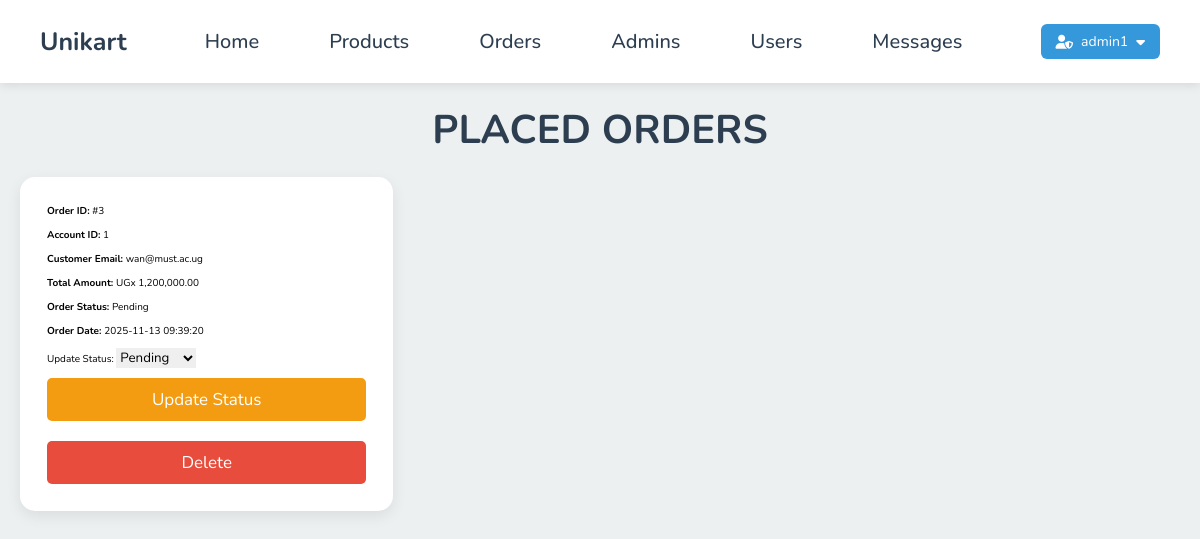
Screenshot of /legacy/admin/placed_orders.php (signed in) with the database file from the repository.
### tables this page shows
CREATE TABLE IF NOT EXISTS `orders` (
  `order_id` int NOT NULL AUTO_INCREMENT,
  `account_id` int DEFAULT NULL,
  `total_amount` decimal(10,2) DEFAULT NULL,
  `delivery_method` enum('delivery','pickup') NOT NULL,
  `delivery_date` date NOT NULL,
  `delivery_time` time DEFAULT NULL,
  `pickup_station` varchar(100) DEFAULT NULL,
  `delivery_address` varchar(255) DEFAULT NULL,
  `payment_method` enum('mobile_money','cash_on_delivery') NOT NULL,
  `mobile_money_provider` enum('mtn momo','airtel money') DEFAULT NULL,
  `mobile_money_number` varchar(15) DEFAULT NULL,
  `order_status` enum('pending','confirmed','processing','delivered','cancelled') DEFAULT 'pending',
  `created_at` timestamp NOT NULL DEFAULT CURRENT_TIMESTAMP,
  PRIMARY KEY (`order_id`),
  KEY `account_id` (`account_id`)
);

CREATE TABLE IF NOT EXISTS `user_account` (
  `account_id` int NOT NULL AUTO_INCREMENT,
  `university_email` varchar(100) DEFAULT NULL,
  `created_at` timestamp NOT NULL DEFAULT CURRENT_TIMESTAMP,
  `account_status` enum('active','inactive','suspended','locked') DEFAULT 'active',
  `email_verified` tinyint(1) DEFAULT '0',
  `last_login` timestamp NULL DEFAULT NULL,
  `login_attempts` int DEFAULT '0',
  PRIMARY KEY (`account_id`),
  UNIQUE KEY `university_email` (`university_email`)
);

### legacy/admin/placed_orders.php (the view, shortened to what this page needs)
<?php
include '../components/connect.php';
$select_orders = $conn->prepare("
    SELECT o.*, ua.university_email
    FROM `orders` o
    LEFT JOIN `user_account` ua ON o.account_id = ua.account_id
    ORDER BY o.order_id DESC
");
$select_orders->execute();
$orders = $select_orders->fetchAll(PDO::FETCH_ASSOC);
?>
<!DOCTYPE html>
<html lang="en">
<head>
<link rel="stylesheet" href="https://cdnjs.cloudflare.com/ajax/libs/font-awesome/6.1.1/css/all.min.css">
<link rel="stylesheet" href="../css/admin_style.css">
</head>
<body>
<?php include '../components/admin_header.php'; ?>
<section class="orders">
    <h1 class="heading">Placed Orders</h1>
    <div class="box-container">
        <?php if($orders): ?>
            <?php foreach($orders as $order): ?>
            <div class="box">
                <p><strong>Order ID:</strong> <span>#<?= htmlspecialchars($order['order_id']); ?></span></p>
                <p><strong>Account ID:</strong> <span><?= htmlspecialchars($order['account_id'] ?? 'N/A'); ?></span></p>
                <p><strong>Customer Email:</strong> <span><?= htmlspecialchars($order['university_email'] ?? 'N/A'); ?></span></p>
                <p><strong>Total Amount:</strong> <span>UGx <?= number_format($order['total_amount'], 2); ?></span></p>
                <p><strong>Order Status:</strong>
                    <span class="status-<?= htmlspecialchars($order['order_status']); ?>">
                        <?= htmlspecialchars(ucfirst($order['order_status'])); ?>
                    </span>
                </p>
                <p><strong>Order Date:</strong> <span><?= htmlspecialchars($order['created_at']); ?></span></p>
                <form action="" method="post" class="update-order-form">
                    <label for="order_status_<?= $order['order_id']; ?>">Update Status:</label>
                    <select name="order_status" id="order_status_<?= $order['order_id']; ?>" class="select">
                        <option value="pending" <?= $order['order_status'] == 'pending' ? 'selected' : ''; ?>>Pending</option>
                    </select>
                    <div class="flex-btn">
                        <input type="submit" name="update_status" value="Update Status" class="option-btn">
                        <a href="placed_orders.php?delete=<?= $order['order_id']; ?>" class="delete-btn" onclick="return confirm('Delete this order?');">Delete</a>
                    </div>
                </form>
            </div>
            <?php endforeach; ?>
        <?php else: ?>
            <p class="empty">No orders placed yet!</p>
        <?php endif; ?>
    </div>
</section>
</body>
</html>

### legacy/components/admin_header.php (shortened to what this page needs)
<header class="header">
    <section class="flex">
        <a href="dashboard.php" class="logo">Unikart</a>
        <nav class="navbar" id="navbar">
            <a href="dashboard.php">Home</a>
            <a href="products.php">Products</a>
            <a href="placed_orders.php">Orders</a>
            <a href="admin_accounts.php">Admins</a>
            <a href="users_accounts.php">Users</a>
            <a href="messages.php">Messages</a>
        </nav>
        <div class="admin-profile">
            <?php
            if(isset($_SESSION['admin_id'])) {
                $admin_id = $_SESSION['admin_id'];
                $select_profile = $conn->prepare("SELECT * FROM `admins` WHERE id = ?");
                $select_profile->execute([$admin_id]);
                if($select_profile->rowCount() > 0) {
                    $fetch_profile = $select_profile->fetch(PDO::FETCH_ASSOC);
                    ?>
                    <div class="profile-dropdown">
                        <button class="profile-btn">
                            <i class="fas fa-user-shield"></i>
                            <?= htmlspecialchars($fetch_profile['username']); ?>
                            <i class="fas fa-caret-down"></i>
                        </button>
                    </div>
                    <?php
                }
            }
            ?>
        </div>
    </section>
</header>

### legacy/css/admin_style.css (style rules this page uses)
:root { --main-color:#667eea; --secondary-color:#764ba2; --orange:#f39c12; --red:#e74c3c; --green:#27ae60; --success-color:#27ae60; --warning-color:#f39c12; --error-color:#e74c3c; --info-color:#3498db; --black:#2c3e50; --dark-gray:#34495e; --white:#fff; --light-color:#7f8c8d; --light-bg:#ecf0f1; --lighter-bg:#f8f9fa; --gradient-primary:linear-gradient(135deg, #667eea 0%, #764ba2 100%); --gradient-success:linear-gradient(135deg, #56ab2f 0%, #a8e063 100%); --gradient-warning:linear-gradient(135deg, #f39c12 0%, #f1c40f 100%); --gradient-danger:linear-gradient(135deg, #eb3349 0%, #f45c43 100%); --border:.2rem solid var(--light-bg); --box-shadow:0 .5rem 1.5rem rgba(0,0,0,.08); --box-shadow-hover:0 .8rem 2rem rgba(102, 126, 234, 0.15); --transition:.3s cubic-bezier(0.4, 0, 0.2, 1); }
* { font-family: 'Nunito', sans-serif; margin:0; padding:0; box-sizing: border-box; outline:none; border:none; text-decoration:none; transition: var(--transition); }
html { font-size:62.5%; overflow-x:hidden; }
body { background-color: var(--light-bg); }
section { padding:2rem; max-width: 1200px; margin:0 auto; }
.heading { font-size:4rem; color:var(--black); margin-bottom:2rem; text-align:center; text-transform:uppercase; }
.btn, .delete-btn, .option-btn { display:block; width:100%; margin-top:1rem; border-radius:.5rem; padding:1rem 3rem; font-size:1.7rem; text-transform:capitalize; color:var(--white); cursor:pointer; text-align:center; border:none; }
.option-btn { background-color: var(--orange); }
.delete-btn { background-color: var(--red); }
.flex-btn { display:flex; gap:1rem; flex-wrap: wrap; }
.header { position:sticky; top:0; left:0; right:0; background-color: var(--white); box-shadow: var(--box-shadow); z-index:1000; }
.header .flex { display:flex; align-items:center; justify-content:space-between; padding:1rem 2rem; }
.header .flex .logo { font-size:2.5rem; color:var(--black); }
.header .flex .navbar a { margin:0 1rem; font-size:2rem; color:var(--black); }
.orders .box-container, .accounts .box-container, .contacts .box-container, .show-products .box-container { display:grid; grid-template-columns: repeat(auto-fill, minmax(320px, 1fr)); gap:2rem; justify-content:center; }
.orders .box-container .box, .accounts .box-container .box, .contacts .box-container .box, .show-products .box-container .box { padding:2.5rem; border-radius:15px; background-color: var(--white); box-shadow: var(--box-shadow); border: 2px solid transparent; transition: var(--transition); display: flex; flex-direction: column; gap: 1rem; }
.header { background: var(--white); box-shadow: 0 2px 10px rgba(0,0,0,0.1); position: sticky; top: 0; left: 0; right: 0; z-index: 1000; padding: 1rem 2rem; }
.header .flex { display: flex; align-items: center; justify-content: space-between; position: relative; max-width: 1200px; margin: 0 auto; }
.header .logo { font-size: 2.4rem; font-weight: bold; color: #2c3e50; text-decoration: none; }
.navbar { display: flex; gap: 2rem; align-items: center; }
.navbar a { font-size: 1.5rem; color: #555; text-decoration: none; padding: 0.8rem 1.5rem; border-radius: 6px; transition: all 0.3s ease; font-weight: 500; }
.admin-profile { position: relative; }
.profile-dropdown { position: relative; display: inline-block; }
.profile-btn { background: #3498db; color: white; border: none; padding: 0.8rem 1.5rem; border-radius: 6px; cursor: pointer; font-size: 1.4rem; display: flex; align-items: center; gap: 0.8rem; transition: all 0.3s ease; }

### rows the page displays
orders: order_id "3", account "1", account.university_email "wan@must.ac.ug", total_amount "1,200,000.00", order_status "Pending", created_at "2025-11-13 09:39:20"

### other values shown
$fetch_profile['username'] "admin1"
